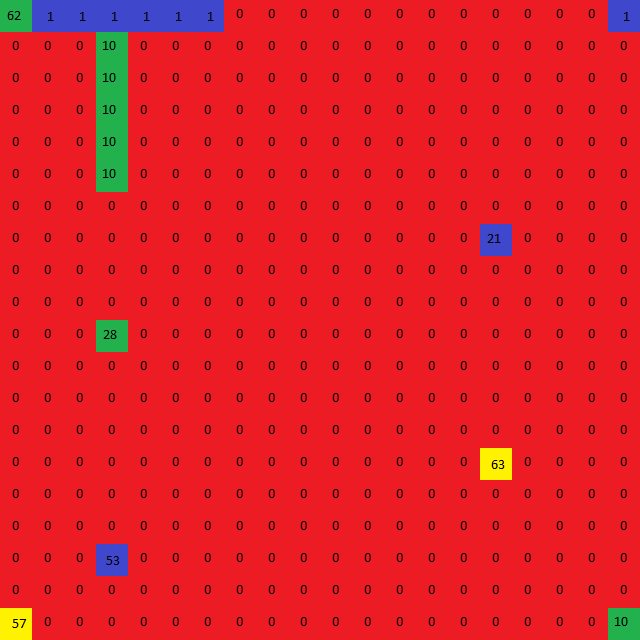

A level layout from a 2D game, rendered from its tile map. Below: a short description, then the map file with tile-grid data replaced by summaries:
An orthogonal 20x20 tile map with 32x32 px tiles, 1 tile layer (Ground).

<map version="1.0" orientation="orthogonal" width="20" height="20" tilewidth="32" tileheight="32">
 <tileset firstgid="1" name="Ground" tilewidth="32" tileheight="32">
  <image source="../textures/blocks_v2.png" />
 </tileset>
 <layer name="Ground" width="20" height="20">
  <data>[400 cells, 400 non-empty, 9 distinct tile ids]</data>
 </layer>
</map>
